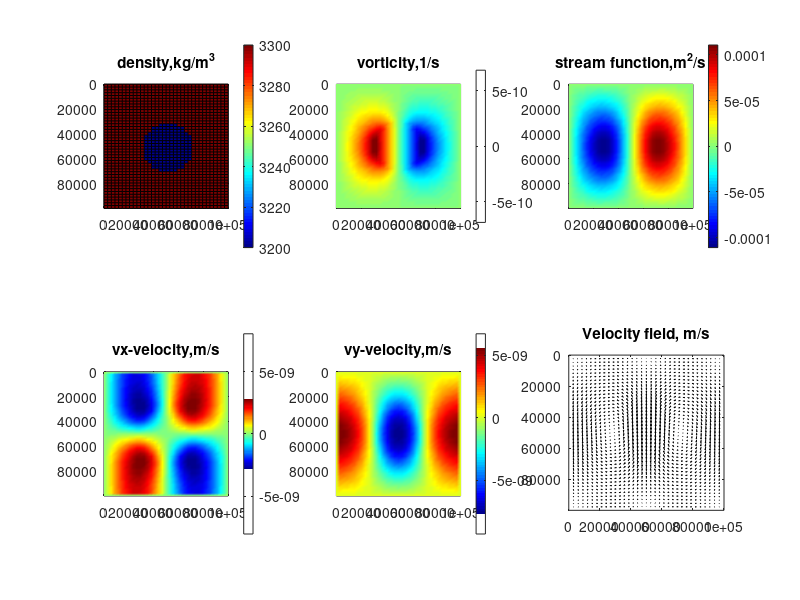

This chart was generated by the following MATLAB code:
%% This code is to calculate a density anormaly in mantle lithosphere
% Yuan Xie, 11.10.2022
% Homework 3
%%

% with finite differences
% on a regular grid

% 1) Clear memory and figures
clear
clf

% 2) Define numerical model
xsize=100*1000; % Horizontal model size, m
ysize=100*1000; % Vertical model size, m
Nx=35; % Horizontal resolution
Ny=45; % Vertical resolution
dx=xsize/(Nx-1); % Horizontal grid step,m
dy=ysize/(Ny-1); % Vertical grid step, m
x=0:dx:xsize; % Horizontal coordinates of grid points, m
y=0:dy:ysize;  % Vertical coordinates of grid points, m
eta=10^19; % Viscosity
gy=10; % gravity accelaration,m/s^2


% 3) Define global matrixes L(), R()
N=Nx*Ny; % Number of unknowns
L=sparse(N,N); % Left hand side coefficents
R=zeros(N,1); % Right hand side values
rho=zeros(Ny,Nx);

% ------------ CALCULATING OMEGA(vorticity, 1/s) ---------------
% 4) Composing of global matrixes L(),R()
% Going through all points of the grid (2D meant two loops)
% define density field, rho
rhoi=3200; % inside density, kg/m^3
rhoo=3300; % outside density, kg/m^3
radium=20*1000; % radium of density anormaly,m
C=[xsize/2,ysize/2];% center point
for j=1:1:Nx
    for i=1:1:Ny
        px=dx*(j-1);
        py=dy*(i-1); % location of each point
        d=sqrt((px-C(1))^2+(py-C(2))^2); % distance between center point and each point
        if d < radium
            rho(i,j)=rhoi;
        else
            rho(i,j)=rhoo;
        end
    end
end

% First loop - horizontal index j
for j=1:1:Nx
	% Second loop - vertical index i
	for i=1:1:Ny
		% Define global index g
		g=(j-1)*Ny+i;
		% Decide which equation to solve BC or Poisson eq
		if(j==1 || j==Nx || i==1 || i==Ny)
			% BS: OMEGA(i,j)=0 => 1*S(g)=0 
			L(g,g)=1; % Left hand side for FI(i,j)
			R(g,1)=0; % Right hand side 
			else
			% Left hand side (5 unknowns)
			L(g,g-Ny)=1/dx^2; %OMEGA_A
			L(g,g-1)=1/dy^2; %OMEGA_B
			L(g,g)=-2/dx^2-2/dy^2; %OMEGA_C
			L(g,g+1)=1/dy^2; %OMEGA_D
			L(g,g+Ny)=1/dx^2; %OMEGA_E
			% Right hand side
			R(g,1)=1/eta*gy*((rho(i,j+1)-rho(i,j-1))/(2*dx));
		end
	end
end

% 5) Solve global matrixes
S=L\R;
% 6) Reload S--> OMEGA
OMEGA=zeros(Ny,Nx); % Creat 
for j=1:1:Nx
	% Second loop - vertical index i
	for i=1:1:Ny
		% Define global index g
		g=(j-1)*Ny+i;
		% Reload S(g)->PHI
		OMEGA(i,j)=S(g);
	end
end

% ------------ CALCULATING PSI(STREAM FUNCTION, m^2/s) ---------------
% 4) Composing of global matrixes L(),R()
% Going through all points of the grid (2D meant two loops)
% First loop - horizontal index j
for j=1:1:Nx
	% Second loop - vertical index i
	for i=1:1:Ny
		% Define global index g
		g=(j-1)*Ny+i;
		% Decide which equation to solve BC or Poisson eq
		if(j==1 || j==Nx || i==1 || i==Ny)
			% BS: PSI(i,j)=0 => 1*S(g)=0 
			L(g,g)=1; % Left hand side for FI(i,j)
			R(g,1)=0; % Right hand side 
			else
			% Left hand side (5 unknowns)
			L(g,g-Ny)=1/dx^2; %OMEGA_A
			L(g,g-1)=1/dy^2; %OMEGA_B
			L(g,g)=-2/dx^2-2/dy^2; %OMEGA_C
			L(g,g+1)=1/dy^2; %OMEGA_D
			L(g,g+Ny)=1/dx^2; %OMEGA_E
			% Right hand side
			R(g,1)=OMEGA(i,j);
		end
	end
end

% 5) Solve global matrixes
S=L\R;
% 6) Reload S--> PSI
PSI=zeros(Ny,Nx); % Creat 
for j=1:1:Nx
	% Second loop - vertical index i
	for i=1:1:Ny
		% Define global index g
		g=(j-1)*Ny+i;
		% Reload S(g)->PHI
		PSI(i,j)=S(g);
	end
end

% ------------ CALCULATING VELOCITY Vx,Vy(m/s) ---------------
vy=zeros(Ny,Nx);
vx=zeros(Ny,Nx);
for j=1:1:Nx
    for i=1:1:Ny
        if(j==1 || j==Nx || i==1 || i==Ny)
        %BC: vx=0;vy=0
            vx(i,j)=0;
            vy(i,j)=0;
        else      
            vx(i,j)=(PSI(i+1,j)-PSI(i-1,j))/(2*dy);
            vy(i,j)=-(PSI(i,j+1)-PSI(i,j-1))/(2*dx);
        end
    end
end



% 7) Plot numerical solution

% colormap 
figure(1); clf;colormap('Jet');
subplot(2,3,1)
colormap;
pcolor(x,y,rho)
colorbar
title('density,kg/m^3')
axis ij image; % Image sizes propotional to coordinates, vertical axis upside down	

subplot(2,3,2)
colormap;
pcolor(x,y,OMEGA)
colorbar
shading interp
title('vorticity,1/s')
axis ij image; % Image sizes propotional to coordinates, vertical axis upside down	

subplot(2,3,3)
colormap;
pcolor(x,y,PSI)
colorbar
shading interp
title('stream function,m^2/s')
axis ij image; % Image sizes propotional to coordinates, vertical axis upside down	

subplot(2,3,4)
colormap;
pcolor(x,y,vx)
colorbar
shading interp
title('vx-velocity,m/s')
axis ij image; % Image sizes propotional to coordinates, vertical axis upside down	

subplot(2,3,5)
colormap;
pcolor(x,y,vy)
colorbar
shading interp
title('vy-velocity,m/s')
axis ij image; % Image sizes propotional to coordinates, vertical axis upside down	

subplot(2,3,6)
colormap;
quiver(x,y,vx,vy,'black')
title('Velocity field, m/s')
axis ij image; % Image sizes propotional to coordinates, vertical axis upside down	